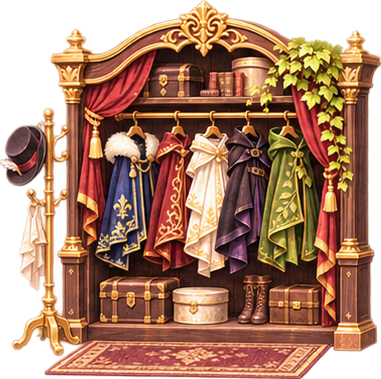
#> input picture tools/room-img/cut8/h100.png, 381 x 379 px, given in place of hb00.png, which was not available
$ python batch3.py
#> lines starting #> are read from the running program, lines starting #| are printed output that depends on the picture
# 3つ目のセット：クローク（壁ぎわに置く・下のラグは切る）と壁掛け。壁の家具は壁の面にあわせて描くので、正面向きの絵のまま使う
import os
from PIL import Image
CUT = {'hb00': 88, 'h101': 88, 'h102': 88, 'h103': 87, 'h104': 88, 'h105': 88, 'h106': 89, 'h107': 87}
CLOAK = [('hb00', 'cl_theater', '劇場のクローク', 400), ('h101', 'cl_princess', '姫のドレスクローク', 400), ('h102', 'cl_dark', '闇のクローク', 400), ('h103', 'cl_marine', 'マリンのクローク', 400),
         ('h104', 'cl_kimono', '着物のクローク', 400), ('h105', 'cl_wizard', '魔法使いのクローク', 400), ('h106', 'cl_explorer', '探検家のクローク', 400), ('h107', 'cl_snow', '雪のクローク', 400)]
WALL = [('h200', 'w_deer', '鹿の壁飾り', 1.4, 3, 300), ('h201', 'w_shield', '紋章の盾', 1.6, 3, 300), ('h202', 'w_hangclock', 'つるし時計', 1.4, 3, 200), ('h203', 'w_lantern', '壁のランタン', 1, 3, 200),
        ('h204', 'w_mirror', '金縁の鏡', 1, 2.4, 200), ('h205', 'w_dryflower', 'ドライフラワー', 1.6, 3, 100), ('h206', 'w_map', '古地図', 1.8, 2.8, 200), ('h207', 'w_roseplanter', 'バラの壁掛け鉢', 1.2, 2.8, 200),
        ('h300', 'w_archwindow', 'カーテンのアーチ窓', 2, 2, 300), ('h301', 'w_seawindow', '海の見える窓', 2, 2, 400), ('h302', 'w_rosewindow', 'ステンドグラスの丸窓', 1.6, 3, 400), ('h304', 'w_sconce', '燭台の壁飾り', 1.2, 3, 200),
        ('h305', 'w_shelf', '壁の飾り棚', 2, 3, 200), ('h306', 'w_banner', '百合紋のタペストリー', 1.3, 2.4, 200), ('h307', 'w_moonwindow', '月夜の窓', 1.8, 2, 400)]
os.makedirs('tools/room-img/cut9', exist_ok=True)
def save(src, k, cut=None):
#> called with src = 'hb00', k = 'cl_theater', cut = 88
    im = Image.open(f'tools/room-img/cut8/{src}.png').convert('RGBA')
#> im is the input picture: PIL image 381x379 RGBA; mean R, G, B, A 127.5, 82.4, 56.7, 194.9
    if cut: im = im.crop((0, 0, im.width, round(im.height * cut / 100))); im = im.crop(im.getbbox())
#> after `im = im.crop((0, 0, im.width, round(im.height * cut / 100)))`:
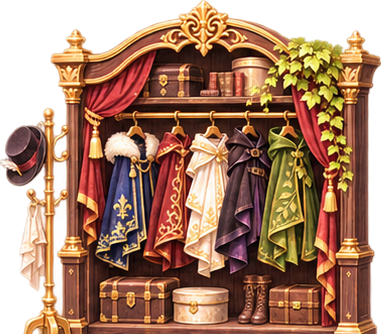
#> im: PIL image 381x334 RGBA; mean R, G, B, A 123.9, 81.5, 55.1, 196.7; transparent parts drawn white
    im.thumbnail((480, 480), Image.LANCZOS); im.save(f'tools/room-img/cut9/{k}.png')
for s, k, *_ in CLOAK: save(s, k, CUT[s])
#> pass 2 of the loop `for s, k, *_ in CLOAK: save(s, k, CUT[s])`:
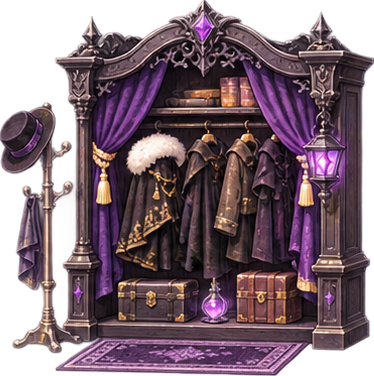
#> input picture tools/room-img/cut8/h102.png, 374 x 376 px, given in place of h101.png, which was not available
#> in save, im is the input picture: PIL image 374x376 RGBA; mean R, G, B, A 75, 53.5, 64, 190.2
#> in save (call 2), `im = im.crop((0, 0, im.width, round(im.height * cut / 100)))`:
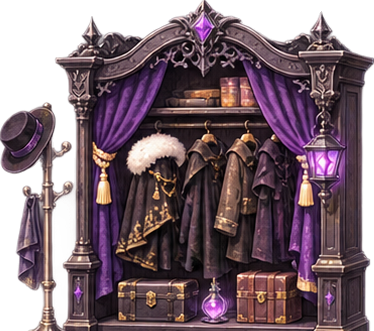
#> im: PIL image 374x331 RGBA; mean R, G, B, A 72.9, 52.4, 61.7, 193.2; transparent parts drawn white
#> (the run stopped early here; a loop or call above may not have finished)
